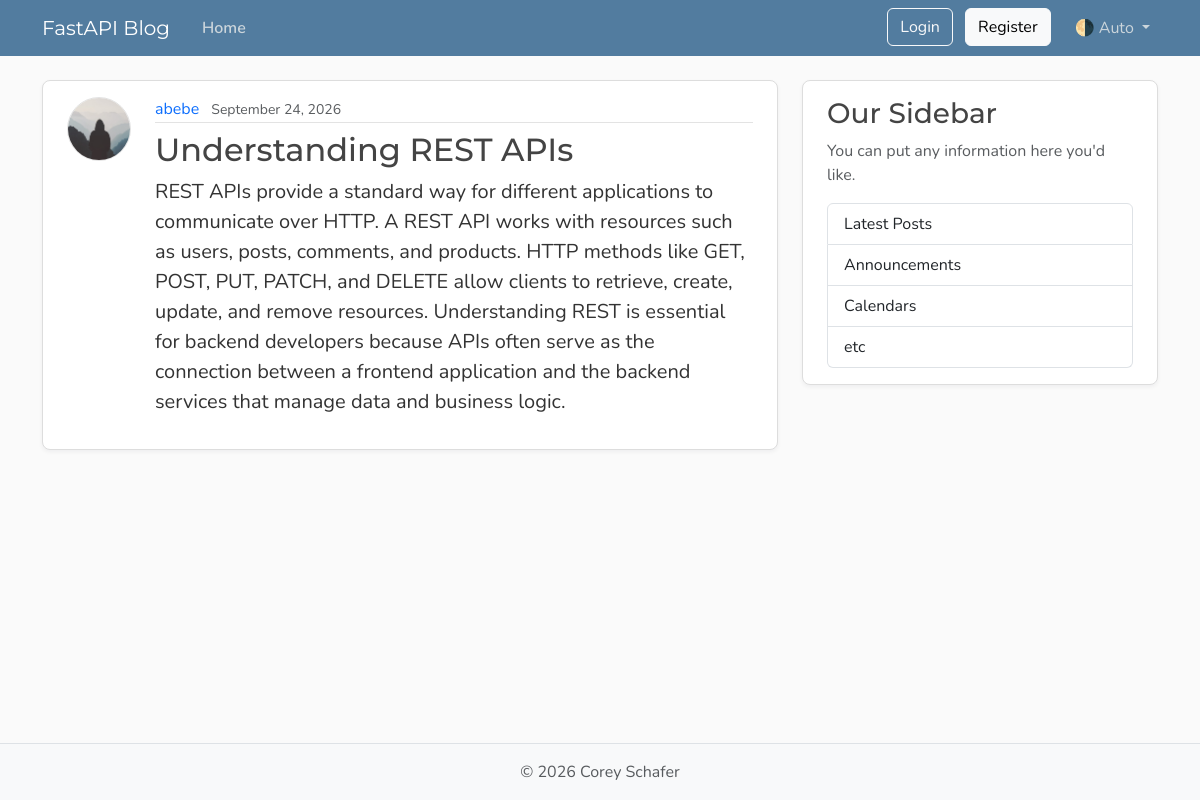
Page /posts/3 on the earlier database version.
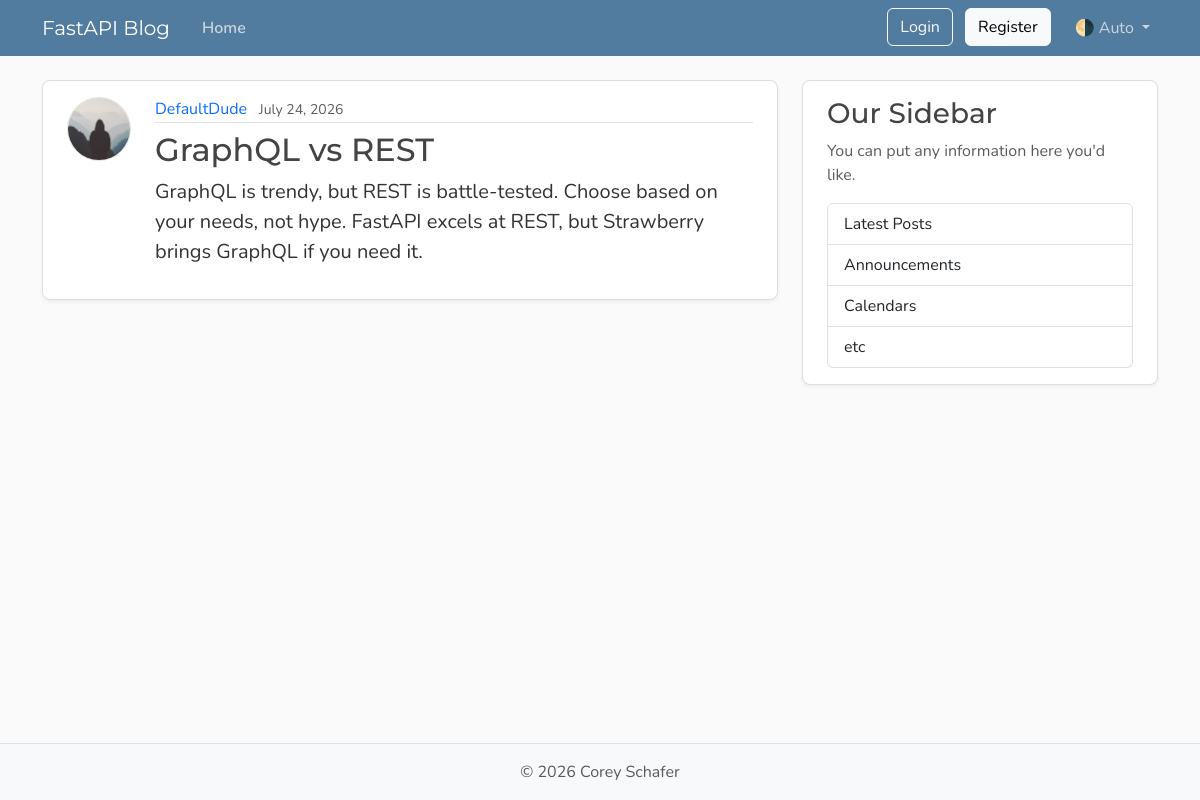
Same page on the later database version.
### models.py (models this page shows, shortened)
class User(Base):
    __tablename__ = "users"
    id: Mapped[int] = mapped_column(Integer, primary_key=True, index=True)
    username: Mapped[str] = mapped_column(String(50), unique=True, nullable=False)
    email: Mapped[str] = mapped_column(String(120), unique=True, nullable=False)
    password_hash: Mapped[str] = mapped_column(String(200), nullable=False)
    image_file: Mapped[str | None] = mapped_column(
        String(200),
        nullable=True,
        default=None,
    )
    posts: Mapped[list[Post]] = relationship(
        back_populates="author",
        cascade="all, delete-orphan",
    )
    reset_tokens: Mapped[list[PasswordResetToken]] = relationship(
        back_populates="user",
        cascade="all, delete-orphan",
    )

class Post(Base):
    __tablename__ = "posts"
    id: Mapped[int] = mapped_column(Integer, primary_key=True, index=True)
    title: Mapped[str] = mapped_column(String(100), nullable=False)
    content: Mapped[str] = mapped_column(Text, nullable=False)
    user_id: Mapped[int] = mapped_column(
        ForeignKey("users.id"),
        nullable=False,
        index=True,
    )
    date_posted: Mapped[datetime] = mapped_column(
        DateTime(timezone=True),
        default=lambda: datetime.now(UTC),
    )
    author: Mapped[User] = relationship(back_populates="posts")

### main.py (the view)
@app.get("/posts/{post_id}", include_in_schema=False)
async def post_page(
    request: Request,
    post_id: int,
    db: Annotated[AsyncSession, Depends(get_db)],
):
    result = await db.execute(
        select(models.Post)
        .options(selectinload(models.Post.author))
        .where(models.Post.id == post_id),
    )
    post = result.scalars().first()
    if post:
        title = post.title[:50]
        return templates.TemplateResponse(
            request,
            "post.html",
            {"post": post, "title": title},
        )
    raise HTTPException(status_code=status.HTTP_404_NOT_FOUND, detail="Post not found")

### templates/post.html (shortened to what this page needs)
{% extends "layout.html" %}
{% block content %}
    <article class="content-section py-3 px-4 mb-4">
        <div class="d-flex align-items-start gap-4">
            <img class="rounded-circle article-img flex-shrink-0"
                 src="{{ post.author.image_path }}"
                 alt="{{ post.author.username }}'s profile picture"
                 width="64"
                 height="64"
                 loading="lazy">
            <div class="flex-grow-1">
                <div class="article-metadata mb-2">
                    <a class="me-2"
                       href="{{ url_for('user_posts', user_id=post.author.id) }}">{{ post.author.username }}</a>
                    <small class="text-body-secondary">{{ post.date_posted.strftime("%B %d, %Y") }}</small>
                </div>
                <h2 class="article-title">{{ post.title }}</h2>
                <p class="article-content">{{ post.content }}</p>
            </div>
        </div>
    </article>
{% endblock content %}

Differences in the rows shown:
no longer on this page (row edited): User: author.username "abebe"
now on this page (row edited): User: author.username "DefaultDude"
changed Post: date_posted "September 24, 2026" → "July 24, 2026"; title "Understanding REST APIs" → "GraphQL vs REST"; content "REST APIs provide a standard way for different applications to communicate over HTTP. A REST API works with resources such as users, posts, comments, and products. HTTP methods like GET, POST, PUT, PATCH, and DELETE allow clients to retrieve, create, update, and remove resources. Understanding REST is essential for backend developers because APIs often serve as the connection between a frontend application and the backend services that manage data and business logic." → "GraphQL is trendy, but REST is battle-tested. Choose based on your needs, not hype. FastAPI excels at REST, but Strawberry brings GraphQL if you need it."
